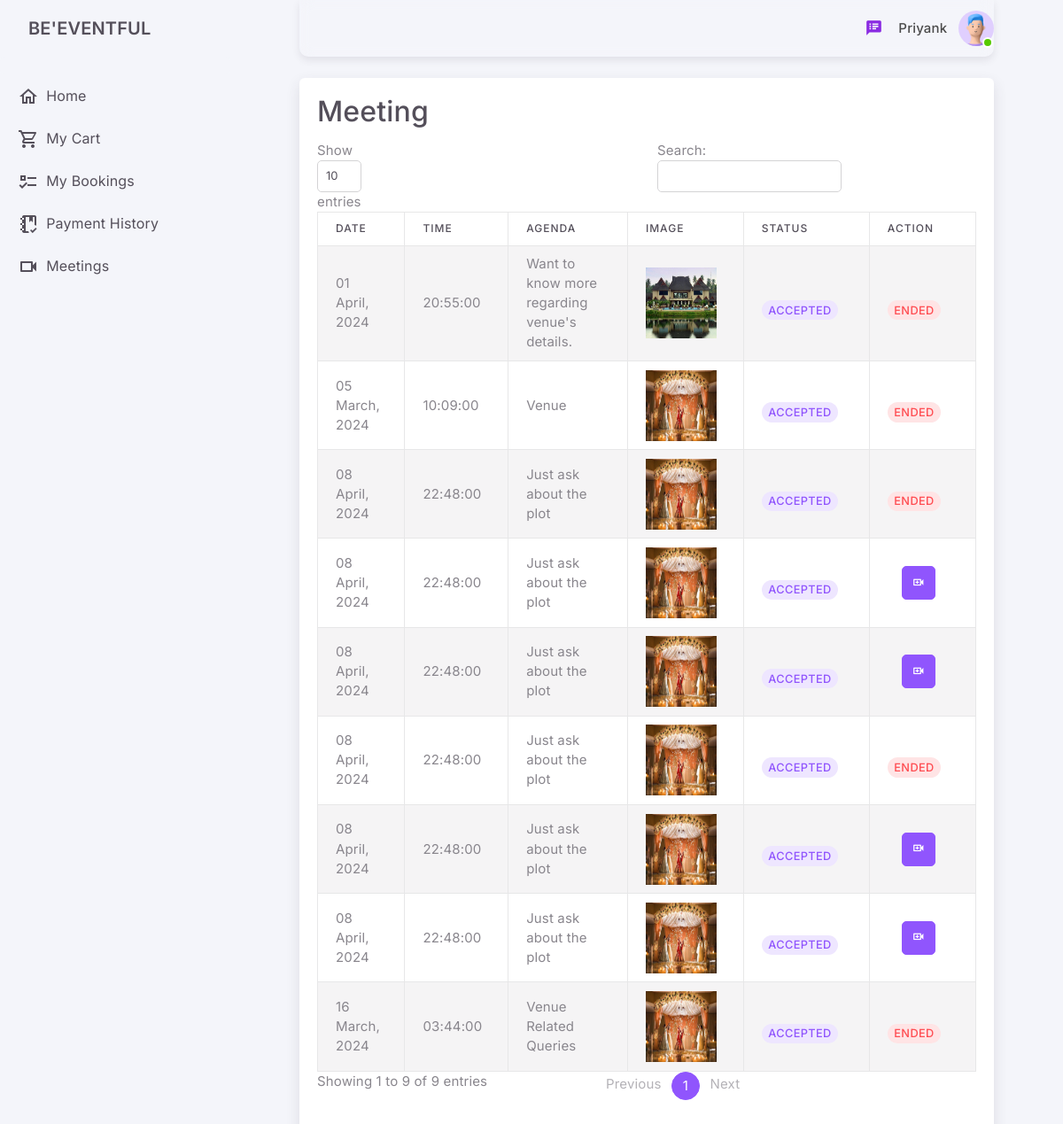
Page /customer/meetings.php (signed in) on the committed database.
### tables this page shows
CREATE TABLE `tbl_meeting_requests` (
  `request_id` int(11) NOT NULL,
  `venue_id` int(11) DEFAULT NULL,
  `user_id` int(11) DEFAULT NULL,
  `meeting_date` date DEFAULT NULL,
  `meeting_time` time DEFAULT NULL,
  `meeting_agenda` text DEFAULT NULL,
  `status` tinyint(2) DEFAULT 0,
  `created_at` timestamp NOT NULL DEFAULT current_timestamp()
);

### customer/meetings.php (the view, shortened to what this page needs)
<!DOCTYPE html>
<html lang="en">
<head>
    <link rel="stylesheet" href="https://unpkg.com/leaflet/dist/leaflet.css" />
    <link rel="stylesheet" href="../assets/css/image-gallery.css">
    <link rel="stylesheet" href="https://cdn.jsdelivr.net/npm/@mdi/font@6.x/css/materialdesignicons.min.css">
    <link rel="stylesheet" href="https://cdn.jsdelivr.net/npm/@mdi/font/css/materialdesignicons.min.css">
</head>
<body>
    <div class="container">
        <?php
        include "../database/db.php";
        include "header.php";
        ?>
        <div>
            <div class="row">
                <div class="col-12">
                    <div class="card">
                        <div class="card-body">
                            <h2>Meeting</h2>
                            <div class="table-responsive">
                                <table id="meetingTable" class="table table-striped table-bordered" style="width:100%">
                                    <thead>
                                        <tr>
                                            <th>Date</th>
                                            <th>Time</th>
                                            <th>Agenda</th>
                                            <th>Image</th>
                                            <th>Status</th>
                                            <th>Action</th>
                                        </tr>
                                    </thead>
                                    <tbody>
                                        <?php
                                        function checkMeetingStatus($con,$request_id) {
                                            $sql = "SELECT user_status FROM tbl_scheduled_meetings WHERE request_id = ?;";
                                            $check = false;
                                            if ($stmt = $con->prepare($sql)) {
                                                $stmt->bind_param("i",$request_id);
                                                $stmt->execute();
                                                $result = $stmt->get_result();
                                                if ($result->num_rows > 0) {
                                                    $row = $result->fetch_assoc();
                                                    if ($row["user_status"] == 0) {
                                                        $check = true;
                                                    }
                                                }
                                            }
                                            return $check;
                                        }
                                        function checkScheduledMeeting($con,$request_id) {
                                            $sql = "SELECT request_id FROM tbl_scheduled_meetings WHERE request_id = ?;";
                                            $check = false;
                                            if ($stmt = $con->prepare($sql)) {
                                                $stmt->bind_param("i",$request_id);
                                                $stmt->execute();
                                                $result = $stmt->get_result();
                                                if ($result->num_rows > 0) {
                                                    $check = true;
                                                }
                                            }
                                            return $check;
                                        }
                                        function getScheduledMeetingData($con,$request_id) {
                                            $sql = "SELECT * FROM tbl_scheduled_meetings WHERE request_id = ?;";
                                            $data_array = array();
                                            if ($stmt = $con->prepare($sql)) {
                                                $stmt->bind_param("i",$request_id);
                                                $stmt->execute();
                                                $result = $stmt->get_result();
                                                if ($result->num_rows > 0) {
                                                    $data_array = $result->fetch_assoc();
                                                }
                                            }
                                            return $data_array;
                                        }
                                        $requestQuery = "SELECT mr.*, vi.image_path
                                            FROM tbl_meeting_requests mr
                                            JOIN tbl_venue v ON mr.venue_id = v.venue_id
                                            LEFT JOIN (
                                                SELECT venue_id, MIN(image_name) AS image_path
                                                FROM tbl_venue_image
                                                GROUP BY venue_id
                                            ) vi ON v.venue_id = vi.venue_id
                                            WHERE mr.user_id = " . $_SESSION['id'] . ";";
                                        $requestResult = mysqli_query($conn, $requestQuery);
                                        while ($row = mysqli_fetch_assoc($requestResult)) {
                                            $timestamp = strtotime($row['meeting_date']);
                                            $formattedDate = date('d F, Y', $timestamp);
                                            echo "<tr>";
                                            echo "<td>{$formattedDate}</td>";
                                            echo "<td>{$row['meeting_time']}</td>";
                                            echo "<td>{$row['meeting_agenda']}</td>";
                                            echo "<td><img src='http://localhost/ems/images/venue_img/{$row['image_path']}' width='80' height='80'></td>";
                                            echo "<td>";
                                            if ($row['status'] == 1) {
                                                echo "<button id='btn_status' name='status' value='' class='btn badge rounded-pill bg-label-primary me-1 mt-3'>Accepted</button>";
                                            } else {
                                                echo "<button id='btn_status' name='status' value='' class='btn badge rounded-pill bg-label-primary me-1 mt-3'>Pending</button>";
                                            }
                                            echo "</td>";
                                            echo "<td>";
                                            if ($row['status'] == 1) {
                                                if (checkScheduledMeeting($conn,$row["request_id"]) == true) {
                                                    $meeting_data = getScheduledMeetingData($conn, $row["request_id"]);
                                                    $meeting_date = trim($meeting_data["meeting_date"]);
                                                    $meeting_time = trim($meeting_data["meeting_time"]);
                                                    $meeting_datetime = new DateTime($meeting_date . ' ' . $meeting_time);
                                                    $current_datetime = new DateTime();
                                                    if ($current_datetime >= $meeting_datetime) {
                                                        if (checkMeetingStatus($conn,$row["request_id"])) {
                                                            echo "<button id='' class='btn badge rounded-pill bg-label-danger me-1 mt-3'>Ended</button>";
                                                        } else {
                                                            echo '<button type="button" class="btn btn-primary btn-icon m-3" onclick="startMeetingButton('.$row["request_id"].')">
                                                                <span class="mdi mdi-video-plus-outline"></span>
                                                            </button>';
                                                        }
                                                    } else {
                                                        $formatted_date_time = $meeting_datetime->format('j F, Y h:i A');
                                                        echo '<p class="">Scheduled on ' . $formatted_date_time . '</p>';
                                                    }
                                                }
                                            }
                                            echo "</td>";
                                            echo "</tr>";
                                        }
                                        ?>
                                    </tbody>
                                </table>
                            </div>
                        </div>
                    </div>
                </div>
            </div>
        </div>
    </div>
</body>
</html>

### customer/header.php (shortened to what this page needs)
<!DOCTYPE html>
<html lang="en" class="light-style layout-menu-fixed layout-compact" dir="ltr" data-theme="theme-default"
	data-assets-path="assets/" data-template="vertical-menu-template-free">
<head>
	<link rel="stylesheet" href="assets/vendor/fonts/materialdesignicons.css" />
	<link rel="stylesheet" href="assets/vendor/libs/node-waves/node-waves.css" />
	<link rel="stylesheet" href="https://cdn.jsdelivr.net/npm/@mdi/font/css/materialdesignicons.min.css">
	<link rel="stylesheet" href="assets/vendor/css/core.css" class="template-customizer-core-css" />
	<link rel="stylesheet" href="assets/vendor/css/theme-default.css" class="template-customizer-theme-css" />
	<link rel="stylesheet" href="assets/css/demo.css" />
	<link rel="stylesheet" href="assets/vendor/libs/perfect-scrollbar/perfect-scrollbar.css" />
	<link rel="stylesheet" href="../assets/css/chat.css" />
</head>
<body>
	<div class="layout-wrapper layout-content-navbar">
		<div class="layout-container">
			<aside id="layout-menu" class="layout-menu menu-vertical menu bg-menu-theme">
				<div class="app-brand demo">
					<a href="" class="app-brand-link">
						<span class="app-brand-text demo menu-text fw-semibold ms-2">Be'eventful</span>
					</a>
				</div>
				<div class="translate" id="google_translate_element"></div>
				<ul class="menu-inner py-1">
					<li class="menu-item">
						<a href="/ems/customer/home.php " class="menu-link">
							<i class="menu-icon tf-icons mdi mdi-home-outline"></i>
							<div data-i18n="Calendar">Home</div>
						</a>
					</li>
					<li class="menu-item">
						<a href="cart.php" class="menu-link">
							<i class="menu-icon tf-icons mdi  mdi-cart-outline"></i>
							<div data-i18n="Calendar">My Cart</div>
						</a>
					</li>
					<li class="menu-item">
						<a href="order.php" class="menu-link">
							<i class="menu-icon tf-icons mdi mdi-format-list-checks"></i>
							<div data-i18n="Calendar">My Bookings</div>
						</a>
					</li>
					<li class="menu-item">
						<a href="payment.php" class="menu-link">
							<i class="menu-icon tf-icons mdi mdi-notebook-check-outline"></i>
							<div data-i18n="Calendar">Payment History</div>
						</a>
					</li>
					<li class="menu-item">
						<a href="meetings.php" class="menu-link">
							<i class="menu-icon tf-icons mdi mdi-video-outline"></i>
							<div data-i18n="">Meetings</div>
						</a>
					</li>
				</ul>
			</aside>
			<div class="layout-page">
				<nav class="layout-navbar container-xxl navbar navbar-expand-xl navbar-detached align-items-center bg-navbar-theme shadow"
					id="layout-navbar">
					<div class="navbar-nav-right d-flex align-items-center" id="navbar-collapse">
						<ul class="navbar-nav flex-row align-items-center ms-auto">
							<div class="navbar-nav-right d-flex align-items-center" id="navbar-collapse">
								<ul class="navbar-nav flex-row align-items-center ms-auto">
									<li class="">
										<a class="nav-link" href="chat.php">
											<span class="mdi mdi-message-bulleted" style="font-size: 20px; color: blueviolet;"></span>
										</a>
									<li class="menu-item">
										<span class="nav-link text-dark mx-2">
											<?php echo ucfirst(strtolower($_SESSION["name"])); ?>
										</span>
									</li>
									<li class="nav-item navbar-dropdown dropdown-user dropdown">
										<a class="nav-link dropdown-toggle hide-arrow p-0" href="javascript:void(0);"
											data-bs-toggle="dropdown">
											<div class="avatar avatar-online">
												<img src="assets/img/avatars/1.png" alt
													class="w-px-40 h-auto rounded-circle" />
											</div>
										</a>
									</li>
								</ul>
							</div>
				</nav>
				<div class="content-wrapper">
					<div class="container-xxl flex-grow-1 container-p-y">

### customer/assets/css/demo.css (style rules this page uses)
.menu .app-brand.demo { height: 64px; }
.app-brand-text.demo { font-size: 1.25rem; }

### customer/meetings.php (style rules this page uses)
.table-responsive { -ms-overflow-style: none; scrollbar-width: none; }

### customer/header.php (style rules this page uses)
#google_translate_element { display: inline-block; background-color: #6a5acd; padding: 10px; border-radius: 5px; font-family: Arial, sans-serif; }
.translate { background-color: #f4f5fa !important; }

### rows in the picture
tbl_meeting_requests: meeting_date "05 March, 2024", meeting_time "10:09:00", meeting_agenda "Venue", status "ACCEPTED"
tbl_meeting_requests: meeting_date "16 March, 2024", meeting_time "03:44:00", meeting_agenda "Venue Related Queries", status "ACCEPTED"
tbl_meeting_requests: meeting_date "01 April, 2024", meeting_time "20:55:00", meeting_agenda "Want to know more regarding venue's details.", shows a picture, status "ACCEPTED"
tbl_meeting_requests: meeting_date "08 April, 2024", meeting_time "22:48:00", meeting_agenda "Just ask about the plot", status "ACCEPTED"
tbl_meeting_requests: meeting_date "08 April, 2024", meeting_time "22:48:00", meeting_agenda "Just ask about the plot", status "ACCEPTED"
tbl_meeting_requests: meeting_date "08 April, 2024", meeting_time "22:48:00", meeting_agenda "Just ask about the plot", status "ACCEPTED"
tbl_meeting_requests: meeting_date "08 April, 2024", meeting_time "22:48:00", meeting_agenda "Just ask about the plot", status "ACCEPTED"
tbl_meeting_requests: meeting_date "08 April, 2024", meeting_time "22:48:00", meeting_agenda "Just ask about the plot", status "ACCEPTED"
tbl_meeting_requests: meeting_date "08 April, 2024", meeting_time "22:48:00", meeting_agenda "Just ask about the plot", status "ACCEPTED"

### other values in the picture
$_SESSION["name"] "Priyank"
